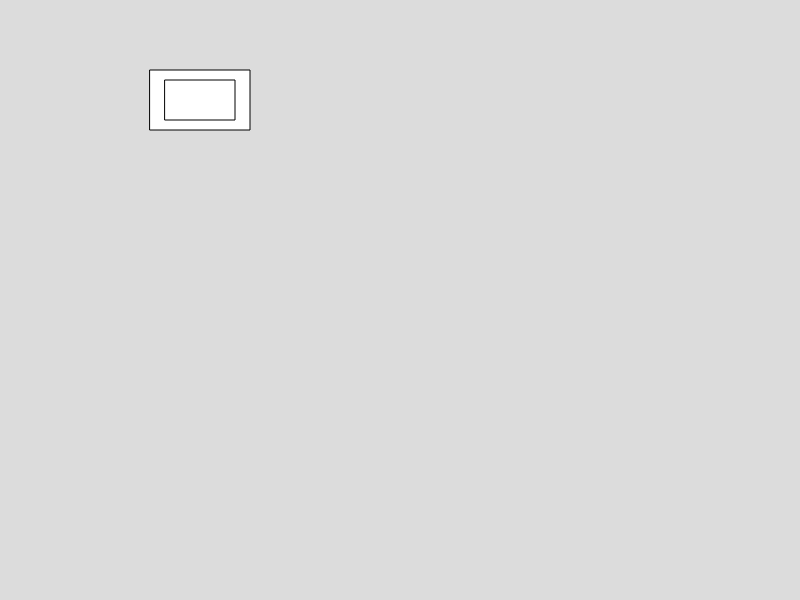
Frame 1 (no input)
Frame 60 (no input): identical to frame 1, image omitted
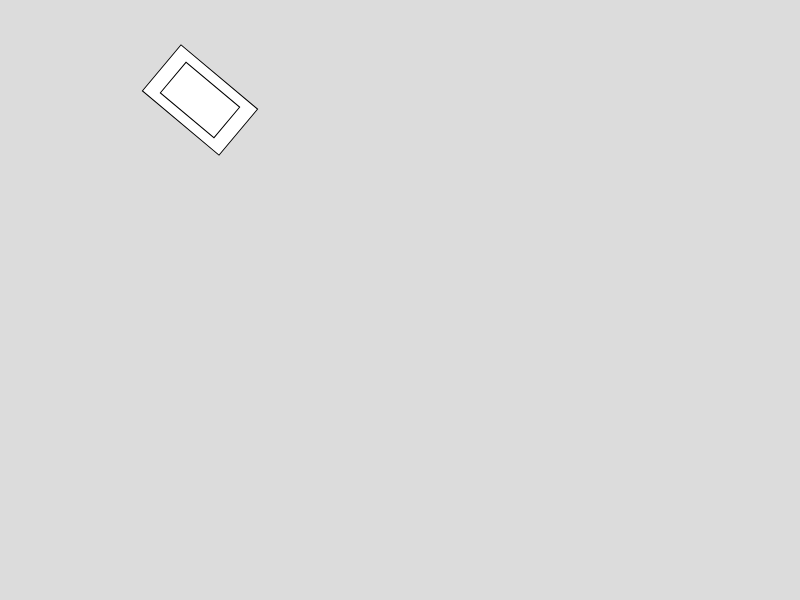
Frame 120 (the mouse pressed at the canvas centre since frame 60)

The p5.js sketch that drew these frames (run headless with seeded random() and noise() and a simulated clock; from frame 60 on, the mouse is pressed at the canvas centre):

// p5.js sketch
// ── sketch.js
function setup() {
  createCanvas(800, 600);
}

function draw() {
  background(220);

  // Verschieben vom Zeichenkoordinatensystem um die Achse x, y (,z)
  translate(200, 100);

  point(0, 0);
  // Rotieren um den Nullpunkt vom Koodinatensystem
  rotate(radians(mouseX));

  rectMode(CORNER);
  rect(-50, -30, 100, 60);

  rectMode(CENTER);
  rect(0, 0, 70, 40);

  // Skalierung vom Nullpunkt aus in x, y (und z)
  let scaleValue = mouseY/10.0;
  scale(scaleValue, scaleValue);
  rectMode(CORNER);
  rect(120, 0, 300, 200);
}
